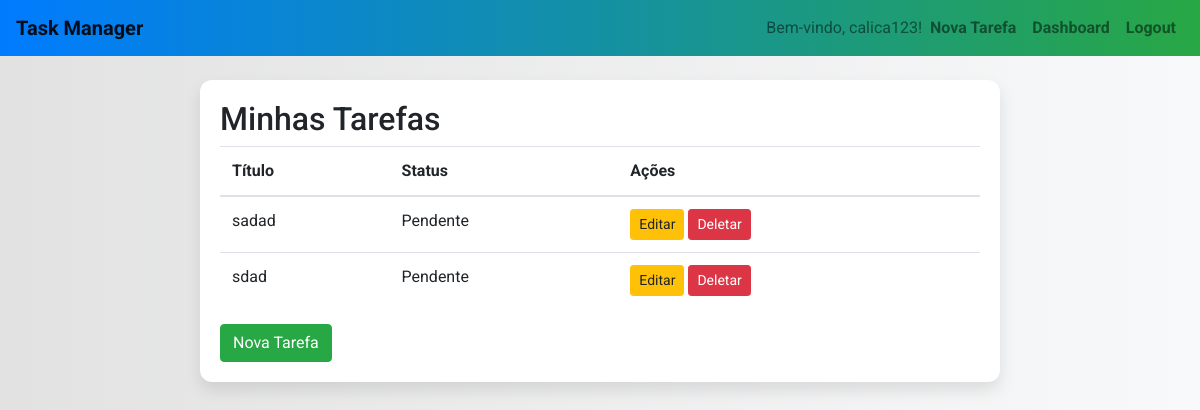
/ (signed in), run on the app's committed database.
### polls/models.py (models this page shows, shortened)
class Task(models.Model):
    STATUS_CHOICES = [
        ('pending', 'Pendente'),
        ('in_progress', 'Em Andamento'),
        ('completed', 'Concluída'),
    ]
    title = models.CharField(max_length=200)
    description = models.TextField()
    status = models.CharField(max_length=20, choices=STATUS_CHOICES, default='pending')
    assigned_to = models.ForeignKey(User, on_delete=models.SET_NULL, null=True, blank=True)

### polls/views.py (the view)
# urls.py: path('', task_list, name='task-list'),
@login_required
def task_list(request):
    tasks = Task.objects.filter(assigned_to=request.user)  # Filtra tarefas atribuídas ao usuário logado
    return render(request, 'tasks/task_list.html', {'tasks': tasks})

### polls/templates/tasks/task_list.html
{% extends 'tasks/base.html' %}
{% block content %}
<h2>Minhas Tarefas</h2>
<table class="table">
    <thead>
        <tr>
            <th>Título</th>
            <th>Status</th>
            <th>Ações</th>
        </tr>
    </thead>
    <tbody>
        {% for task in tasks %}
        <tr>
            <td>{{ task.title }}</td>
            <td>{{ task.get_status_display }}</td>
            <td>
                <a href="{% url 'task-edit' task.pk %}" class="btn btn-warning btn-sm">Editar</a>
                <a href="{% url 'task-delete' task.pk %}" class="btn btn-danger btn-sm">Deletar</a>
            </td>
        </tr>
        {% empty %}
        <tr>
            <td colspan="3">Nenhuma tarefa encontrada.</td>
        </tr>
        {% endfor %}
    </tbody>
</table>
<a href="{% url 'task-create' %}" class="btn btn-success">Nova Tarefa</a>
{% endblock %}

### polls/templates/tasks/base.html (shortened to what this page needs)
<!DOCTYPE html>
<html lang="pt-br">
<head>
    <link href="https://stackpath.bootstrapcdn.com/bootstrap/4.5.2/css/bootstrap.min.css" rel="stylesheet">
    <link rel="stylesheet" href="https://cdnjs.cloudflare.com/ajax/libs/font-awesome/5.15.4/css/all.min.css">
    {% load static %}
    <link rel="stylesheet" href="{% static 'css/styles.css' %}">
</head>
<body>
    <nav class="navbar navbar-expand-lg navbar-light bg-light">
        <a class="navbar-brand" href="{% url 'task-list' %}">Task Manager</a>
        <div class="collapse navbar-collapse">
            <ul class="navbar-nav ml-auto">
                {% if user.is_authenticated %}
                    <li class="nav-item">
                        <span class="navbar-text">
                            Bem-vindo, {{ user.username }}!
                        </span>
                    </li>
                    <li class="nav-item">
                        <a class="nav-link" href="{% url 'task-create' %}">Nova Tarefa</a>
                    </li>
                    <li class="nav-item">
                        <a class="nav-link" href="{% url 'dashboard' %}">Dashboard</a>
                    </li>
                    <li class="nav-item">
                        <a class="nav-link" href="{% url 'logout' %}">Logout</a>
                    </li>
                {% endif %}
            </ul>
        </div>
    </nav>
    <div class="container mt-4">
        {% block content %}
        {% endblock %}
    </div>
</body>
</html>

### polls/static/css/styles.css (style rules this page uses)
body { font-family: 'Roboto', sans-serif; background: linear-gradient(to right, #e2e2e2, #f8f9fa); margin: 0; padding: 0; }
.container { width: 90%; max-width: 800px; margin: 50px auto; padding: 20px; background-color: #ffffff; border-radius: 12px; box-shadow: 0 8px 16px rgba(0, 0, 0, 0.1); }
a { color: #007bff; text-decoration: none; font-weight: bold; transition: color 0.3s ease; }
.navbar { background: linear-gradient(90deg, rgba(0, 123, 255, 1) 0%, rgba(40, 167, 69, 1) 100%); }
.navbar-brand, .nav-link { color: #fff; font-weight: bold; transition: color 0.3s ease; }

### data on the page
Task: title "sadad", status "Pendente"
Task: title "sdad", status "Pendente"

### other printed values
{{ user.username }} "calica123"
